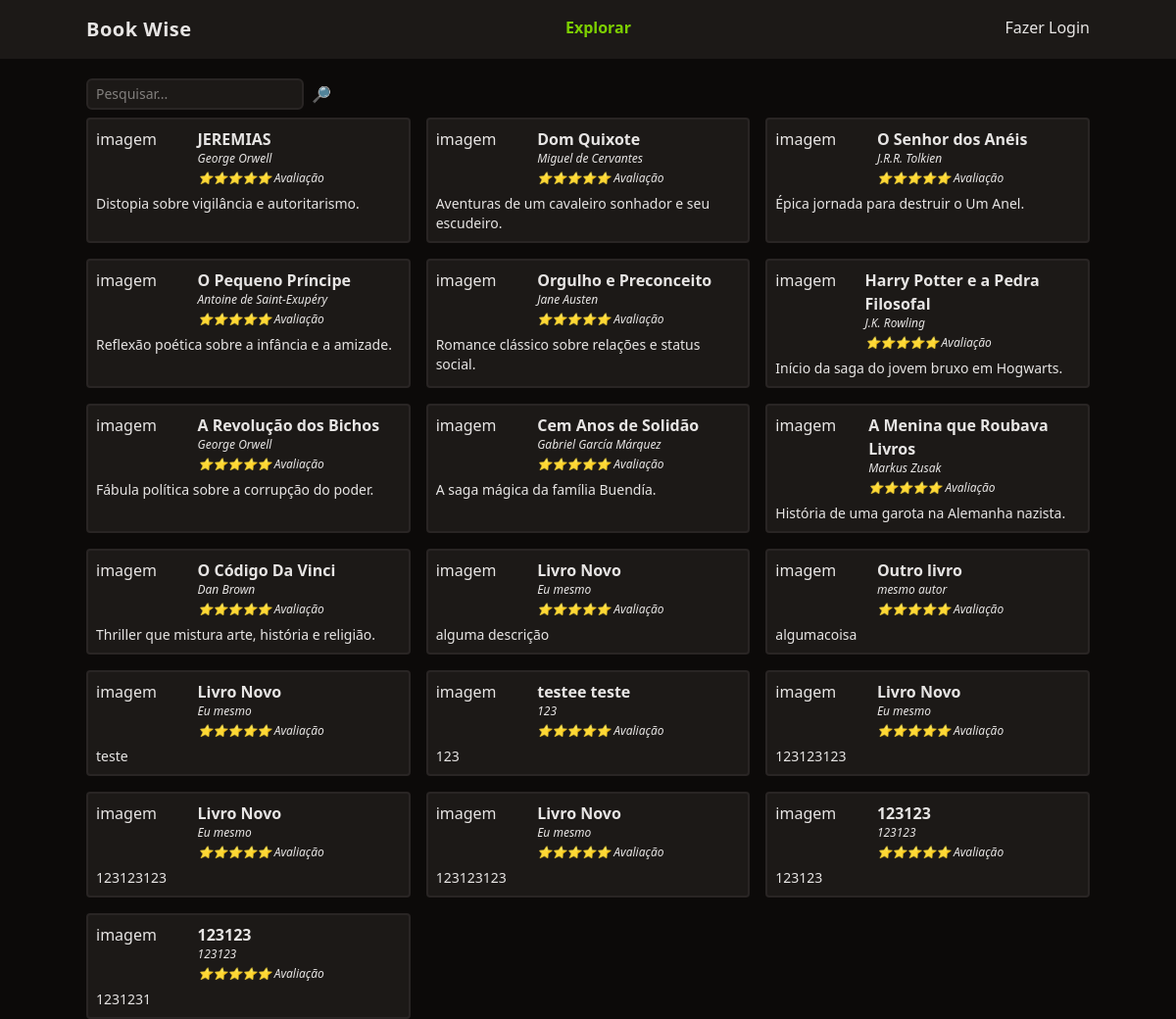
Before: / with the older database file.
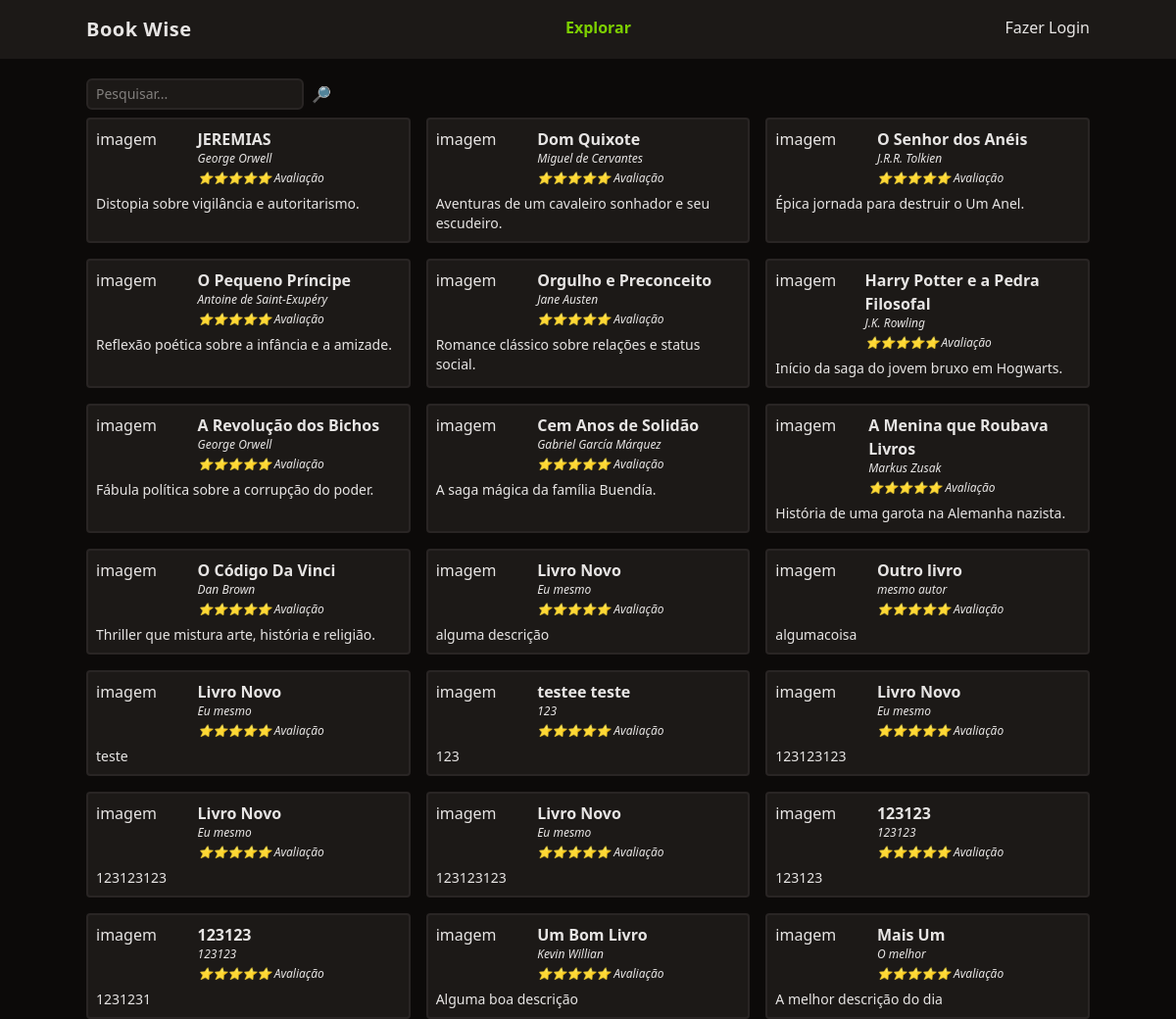
After: the same page with the newer database file.
### tables this page shows
CREATE TABLE livros (

  id integer primary key,
  titulo varchar(255),
  autor varchar(255),
  descricao text,
  ano_de_lancamento integer,
  usuario_id integer, imagem varchar(255),
  foreign key(usuario_id) references usuarios(id)

);

### functions.php (called while the page is built, shortened)
<?php
function views($view, $data = [])
{
        require('views/template/app.php');
}
function config($chave = null)
{
        $config = require "config.php";
        if (strlen($chave) > 0) {
                return $config[$chave];
        }
        return $config;
}
function auth()
{
        if (!isset($_SESSION['auth'])) {
                return null;
        }
        return $_SESSION['auth'];
}

### controllers/index.controller.php (called while the page is built)
<?php
$pesquisa = $_REQUEST['pesquisar'] ?? '';
$livros = $database->query(
        query: "SELECT * FROM livros WHERE titulo LIKE :filtro",
        class: Livro::class,
        params: ['filtro' => "%$pesquisa%"]
)->fetchAll();
views('index', compact('livros'));

### routes.php (called while the page is built, shortened)
<?php
$controller = str_replace('/', '', parse_url($_SERVER['REQUEST_URI'])['path']);
if (!$controller) $controller = 'index';
require("controllers/{$controller}.controller.php");

### index.php (called while the page is built, shortened)
<?php
require "functions.php";
require "Database.php";
require "routes.php";

### config.php (called while the page is built)
<?php
return [
        'database' => [
                'driver' => 'sqlite',
                'database' => 'database.sqlite'
        ]
];

### database.php (called while the page is built)
<?php
class Database
{
        private $db;
        public function __construct($config)
        {
                $this->db = new PDO($this->getDsn($config));
        }
        private function getDsn($config)
        {
                $driver = $config['driver'];
                unset($config['driver']);
                $dsn = $driver . ':' . http_build_query($config, '', ';');
                if ($driver == 'sqlite') {
                        $dsn = $driver . ':' . $config['database'];
                }
                return $dsn;
        }
        public function query($query, $class = null, $params = [])
        {
                $prepare = $this->db->prepare($query);
                if ($class) {
                        $prepare->setFetchMode(PDO::FETCH_CLASS, $class);
                }
                $prepare->execute($params);
                return $prepare;
        }
}
$database = new Database(config('database'));

### views/index.view.php (the view)
<form class="w-full flex space-x-2 mt-5">
        <input
                type="text"
                class="border-stone-800 border-2 rounded-md bg-stone-900 text-sm focus:outline-none px-2 py-1"
                placeholder="Pesquisar..."
                name="pesquisar">
        <button type="submit">🔎</button>
</form>
<section class="grid gap-4 grid-cols-1 md:grid-cols-2 lg:grid-cols-3 mt-2">
        <?php foreach ($livros as $livro): ?>
                <div class="p-2 rounded bg-stone-900 border-stone-800 border-2">
                        <div class="flex">
                                <div class="w-1/3">imagem</div>
                                <div class="space-y-1">
                                        <a href="livro?id=<?= $livro->id ?>" class="font-semibold hover:underline"><?= $livro->titulo ?></a>
                                        <div class="text-xs italic"><?= $livro->autor ?></div>
                                        <div class="text-xs italic">⭐️⭐️⭐️⭐️⭐️ Avaliação</div>
                                </div>
                        </div>
                        <div class="text-sm mt-2">
                                <?= $livro->descricao ?>
                        </div>
                </div>
        <?php endforeach; ?>
</section>

### views/template/app.php (shortened to what this page needs)
<!DOCTYPE html>
<html lang="en">
<head>
        <script src="https://cdn.jsdelivr.net/npm/@tailwindcss/browser@4"></script>
</head>
<body class="bg-stone-950 text-stone-200">
        <header class="bg-stone-900">
                <nav class="mx-auto max-w-screen-lg flex justify-between py-4">
                        <div class="font-bold text-xl tracking-wide">Book Wise</div>
                        <ul class="flex space-x-4 font-bold">
                                <li><a href="/" class="text-lime-500">Explorar</a></li>
                        </ul>
                        <ul>
                                <?php if (auth()): ?>
                                        <li>
                                                <a href="/logout" class="hover:underline">Oi <?= auth()->nome ?></a>
                                        </li>
                                <?php else: ?>
                                        <li>
                                                <a href="/login" class="hover:underline">Fazer Login</a>
                                        </li>
                                <?php endif; ?>
                        </ul>
                </nav>
        </header>
        <main class="mx-auto max-w-screen-lg space-y-6">
                <div>
                        <?php require "views/{$view}.view.php"; ?>
                </div>
        </main>
</body>
</html>

Changed rows visible on the page:
added livros: titulo "Um Bom Livro", autor "Kevin Willian", descricao "Alguma boa descrição"
added livros: titulo "Mais Um", autor "O melhor", descricao "A melhor descrição do dia"
